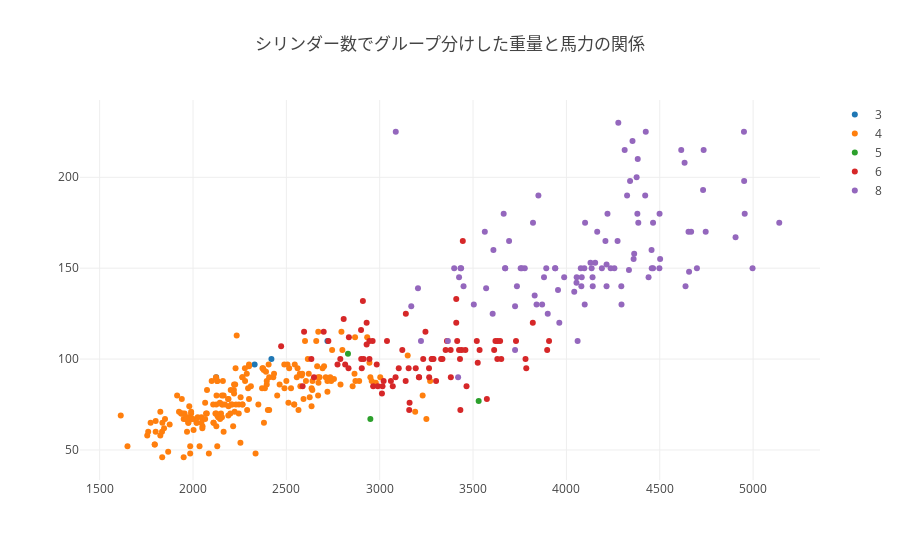

The code cell stored with this chart in its notebook:
### Markdown cell above
#### Plotly
---
Pythonの代表的なインタラクティブな表現のできるグラフライブラリ。  
引数のネストが深すぎてドキュメントが使いにくいので、サンプルにある以上の細かいカスタマイズはやらないほうが無難。どうしてもやる場合はエラーメッセージのほうがわかりやすいので、なさそうな引数名を適当に入れてエラーメッセージをたどっていくのが効率的。

### Code cell
from plotly.offline import init_notebook_mode
import plotly.offline as py
import plotly.graph_objs as go
init_notebook_mode(connected=True)

data = []
for label in sorted(mpg['cylinders'].unique()):
    subset = mpg.query('cylinders==@label')
    trace = go.Scatter(
        x=subset['weight'],
        y=subset['horsepower'],
        name=str(label),
        mode='markers',
        hovertext=subset['name'])
    data.append(trace)
layout = dict(title='シリンダー数でグループ分けした重量と馬力の関係')
fig = dict(data=data, layout=layout)
py.iplot(fig)

### Figure 1 — Plotly figure (JSON) as saved in the notebook; plotly's stock layout.template omitted (floating-point values rounded to 4 significant figures; data arrays with more than 128 entries replaced by an {"elided": "..."} marker saying what was removed)
{"data": [{"hovertext": ["mazda rx2 coupe", "maxda rx3", "mazda rx-4", "mazda rx-7 gs"], "mode": "markers", "name": "3", "type": "scatter", "uid": "067f2552-8256-4394-bdd0-4a97deadaef7", "x": [2330, 2124, 2720, 2420], "y": [97, 90, 110, 100]}, {"hovertext": {"elided": "204 str values"}, "mode": "markers", "name": "4", "type": "scatter", "uid": "fc948646-77b6-4fb3-bac6-be3ba0a368f5", "x": {"elided": "204 int values"}, "y": {"elided": "204 int values"}}, {"hovertext": ["audi 5000", "mercedes benz 300d", "audi 5000s (diesel)"], "mode": "markers", "name": "5", "type": "scatter", "uid": "c834abb9-fd0b-48ae-9d90-cf5be328cd1f", "x": [2830, 3530, 2950], "y": [103, 77, 67]}, {"hovertext": ["plymouth duster", "amc hornet", "ford maverick", "amc gremlin", "amc gremlin", "plymouth satellite custom", "chevrolet chevelle malibu", "ford torino 500", "amc matador", "amc hornet sportabout (sw)", "pontiac firebird", "ford mustang", "plymouth valiant", "chevrolet nova custom", "amc hornet", "ford maverick", "plymouth duster", "amc gremlin", "mercury capri v6", "toyota mark ii", "plymouth duster", "ford maverick", "amc hornet", "chevrolet nova", "chevrolet chevelle malibu classic", "amc matador", "plymouth satellite sebring", "plymouth valiant custom", "chevrolet nova", "mercury monarch", "ford maverick", "buick century", "chevroelt chevelle malibu", "amc matador", "plymouth fury", "buick skyhawk", "amc gremlin", "ford pinto", "amc pacer", "plymouth valiant", "chevrolet nova", "ford maverick", "amc hornet", "dodge aspen se", "ford granada ghia", "pontiac ventura sj", "amc pacer d/l", "toyota mark ii", "mercedes-benz 280s", "chevrolet concours", "buick skylark", "plymouth volare custom", "ford granada", "datsun 810", "pontiac phoenix lj", "chevrolet malibu", "ford fairmont (auto)", "plymouth volare", "amc concord", "buick century special", "mercury zephyr", "dodge aspen", "amc concord d/l", "buick regal sport coupe (turbo)", "volvo 264gl", "peugeot 604sl", "pontiac lemans v6", "mercury zephyr 6", "amc concord dl 6", "dodge aspen 6", "chevrolet citation", "oldsmobile omega brougham", "dodge aspen", "datsun 280-zx", "chevrolet citation", "volvo diesel", "toyota cressida", "datsun 810 maxima", "buick century", "ford granada gl", "chrysler lebaron salon", "buick century limited", "oldsmobile cutlass ciera (diesel)", "ford granada l"], "mode": "markers", "name": "6", "type": "scatter", "uid": "56b44189-5dab-4ed2-9c71-5b13c98e7cd2", "x": [2833, 2774, 2587, 2648, 2634, 3439, 3329, 3302, 3288, 2962, 3282, 3139, 3121, 3278, 2945, 3021, 2904, 2789, 2472, 2807, 3102, 2875, 2901, 3336, 3781, 3632, 3613, 3264, 3459, 3432, 3158, 3907, 3897, 3730, 3785, 3039, 2914, 2984, 3211, 3233, 3353, 3012, 3085, 3651, 3574, 3645, 3193, 2930, 3820, 3520, 3425, 3630, 3525, 2815, 3535, 3155, 2965, 3430, 3210, 3380, 3070, 3620, 3410, 3445, 3140, 3410, 3245, 2990, 3265, 3360, 2595, 2700, 3381, 2910, 2725, 3160, 2900, 2930, 3415, 3060, 3465, 2945, 3015, 2835], "y": [95, 97, 85, 90, 100, 105, 100, 88, 100, 110, 100, 88, 105, 100, 100, 88, 95, 100, 107, 122, 95, null, 100, 100, 100, 110, 105, 95, 105, 72, 72, 110, 105, 110, 95, 110, 100, 97, 90, 100, 105, 81, 90, 100, 78, 110, 95, 108, 120, 110, 105, 100, 98, 97, 105, 95, 85, 100, 90, 105, 85, 110, 120, 165, 125, 133, 115, 85, 90, 110, 115, 115, 90, 132, 110, 76, 116, 120, 110, 88, 85, 110, 85, 112]}, {"hovertext": ["chevrolet chevelle malibu", "buick skylark 320", "plymouth satellite", "amc rebel sst", "ford torino", "ford galaxie 500", "chevrolet impala", "plymouth fury iii", "pontiac catalina", "amc ambassador dpl", "dodge challenger se", "plymouth 'cuda 340", "chevrolet monte carlo", "buick estate wagon (sw)", "ford f250", "chevy c20", "dodge d200", "hi 1200d", "chevrolet impala", "pontiac catalina brougham", "ford galaxie 500", "plymouth fury iii", "dodge monaco (sw)", "ford country squire (sw)", "pontiac safari (sw)", "chevrolet impala", "pontiac catalina", "plymouth fury iii", "ford galaxie 500", "amc ambassador sst", "mercury marquis", "buick lesabre custom", "oldsmobile delta 88 royale", "chrysler newport royal", "amc matador (sw)", "chevrolet chevelle concours (sw)", "ford gran torino (sw)", "plymouth satellite custom (sw)", "buick century 350", "amc matador", "chevrolet malibu", "ford gran torino", "dodge coronet custom", "mercury marquis brougham", "chevrolet caprice classic", "ford ltd", "plymouth fury gran sedan", "chrysler new yorker brougham", "buick electra 225 custom", "amc ambassador brougham", "chevrolet impala", "ford country", "plymouth custom suburb", "oldsmobile vista cruiser", "chevrolet monte carlo s", "pontiac grand prix", "dodge dart custom", "oldsmobile omega", "ford gran torino", "buick century luxus (sw)", "dodge coronet custom (sw)", "ford gran torino (sw)", "amc matador (sw)", "pontiac catalina", "chevrolet bel air", "plymouth grand fury", "ford ltd", "chevrolet monza 2+2", "ford mustang ii", "chevrolet chevelle malibu classic", "dodge coronet brougham", "amc matador", "ford gran torino", "plymouth volare premier v8", "cadillac seville", "chevy c10", "ford f108", "dodge d100", "chevrolet caprice classic", "oldsmobile cutlass supreme", "dodge monaco brougham", "mercury cougar brougham", "pontiac grand prix lj", "chevrolet monte carlo landau", "chrysler cordoba", "ford thunderbird", "oldsmobile cutlass salon brougham", "dodge diplomat", "mercury monarch ghia", "chevrolet monte carlo landau", "ford futura", "dodge magnum xe", "chevrolet caprice classic", "ford ltd landau", "mercury grand marquis", "dodge st. regis", "buick estate wagon (sw)", "ford country squire (sw)", "chevrolet malibu classic (sw)", "chrysler lebaron town @ country (sw)", "cadillac eldorado", "oldsmobile cutlass salon brougham", "oldsmobile cutlass ls"], "mode": "markers", "name": "8", "type": "scatter", "uid": "8518c836-aa99-484d-9023-cabcdd6f28c8", "x": [3504, 3693, 3436, 3433, 3449, 4341, 4354, 4312, 4425, 3850, 3563, 3609, 3761, 3086, 4615, 4376, 4382, 4732, 4209, 4464, 4154, 4096, 4955, 4746, 5140, 4274, 4385, 4135, 4129, 3672, 4633, 4502, 4456, 4422, 3892, 4098, 4294, 4077, 4100, 3672, 3988, 4042, 3777, 4952, 4464, 4363, 4237, 4735, 4951, 3821, 4997, 4906, 4654, 4499, 4082, 4278, 3399, 3664, 4141, 4699, 4457, 4638, 4257, 4668, 4440, 4498, 4657, 3221, 3169, 4215, 4190, 3962, 4215, 3940, 4380, 4055, 3870, 3755, 3880, 4060, 4140, 4295, 4220, 4165, 4325, 4335, 3365, 3735, 3570, 3425, 3205, 4080, 3840, 3725, 3955, 3830, 4360, 4054, 3605, 3940, 3900, 3420, 3725], "y": [130, 165, 150, 150, 140, 198, 220, 215, 225, 190, 170, 160, 150, 225, 215, 200, 210, 193, 165, 175, 153, 150, 180, 170, 175, 165, 175, 150, 153, 150, 208, 155, 160, 190, 150, 130, 140, 150, 175, 150, 145, 137, 150, 198, 150, 158, 150, 215, 225, 175, 150, 167, 170, 180, 145, 230, 150, 180, 140, 150, 150, 140, 150, 170, 145, 150, 148, 110, 129, 140, 150, 120, 152, 150, 180, 145, 130, 150, 145, 110, 145, 130, 180, 170, 190, 149, 110, 140, 139, 145, 139, 140, 130, 129, 138, 135, 155, 142, 125, 150, 125, 90, 105]}], "layout": {"title": {"text": "シリンダー数でグループ分けした重量と馬力の関係"}}}
